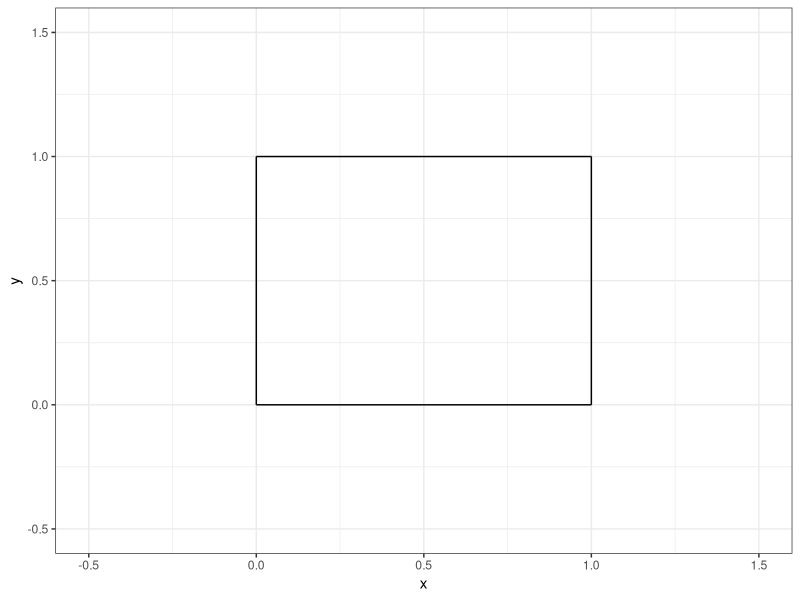
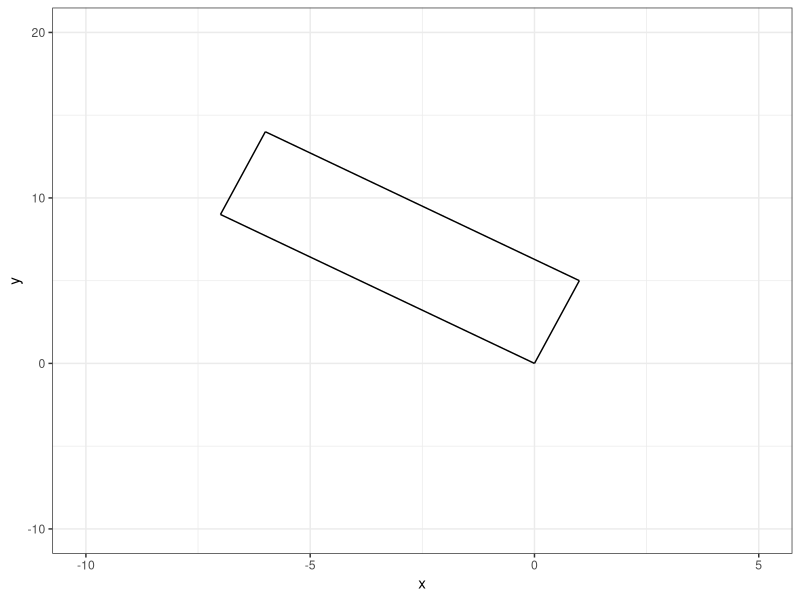
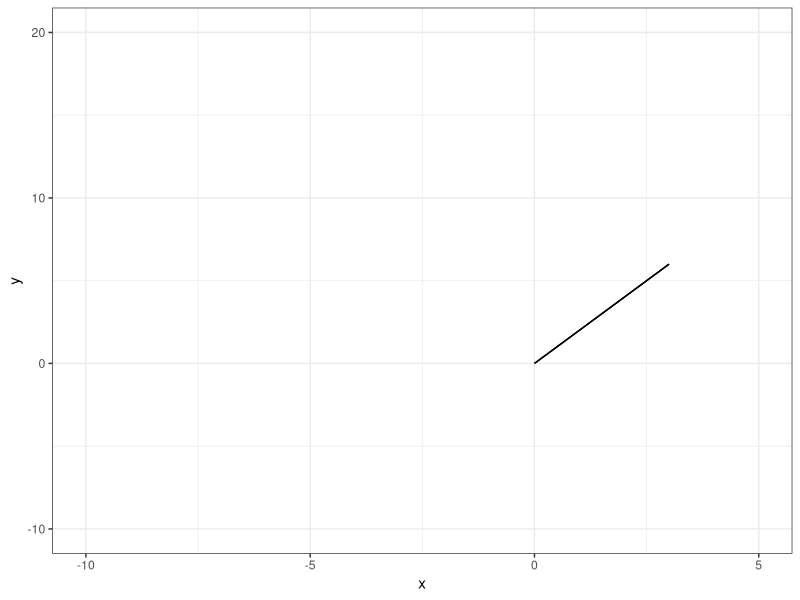
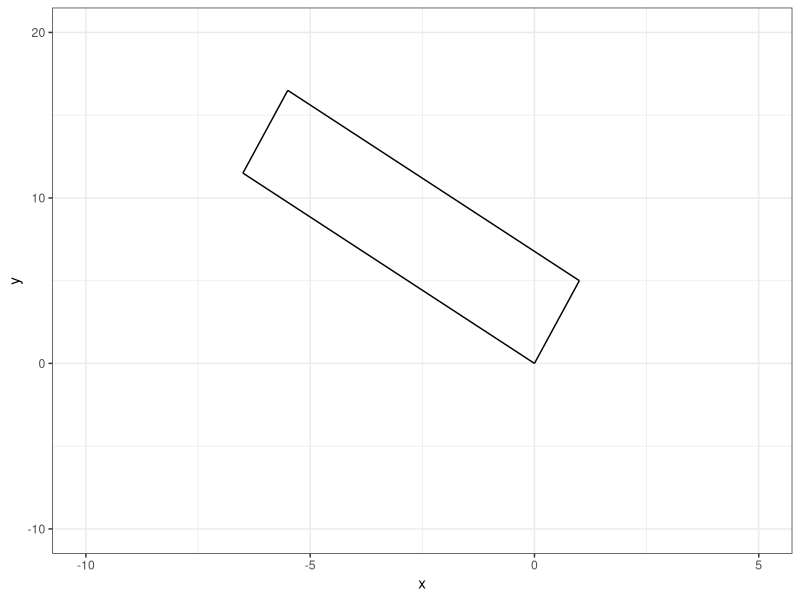
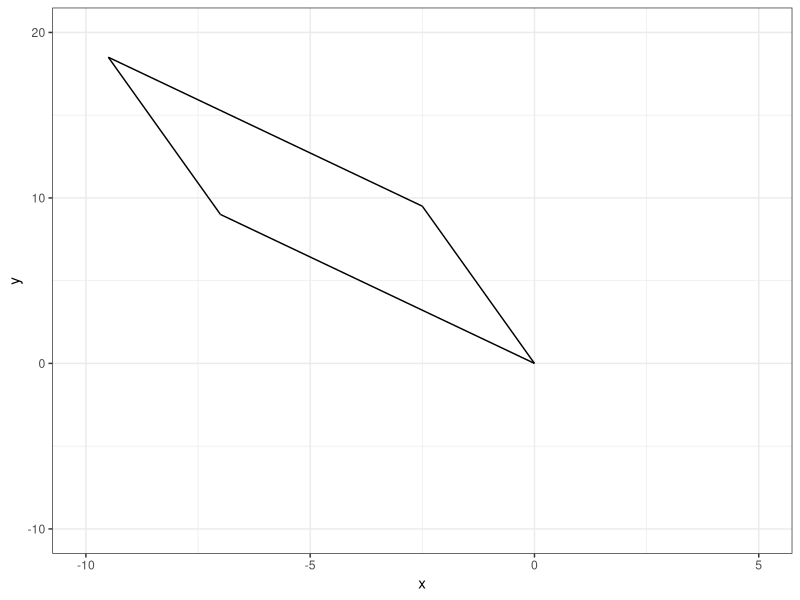
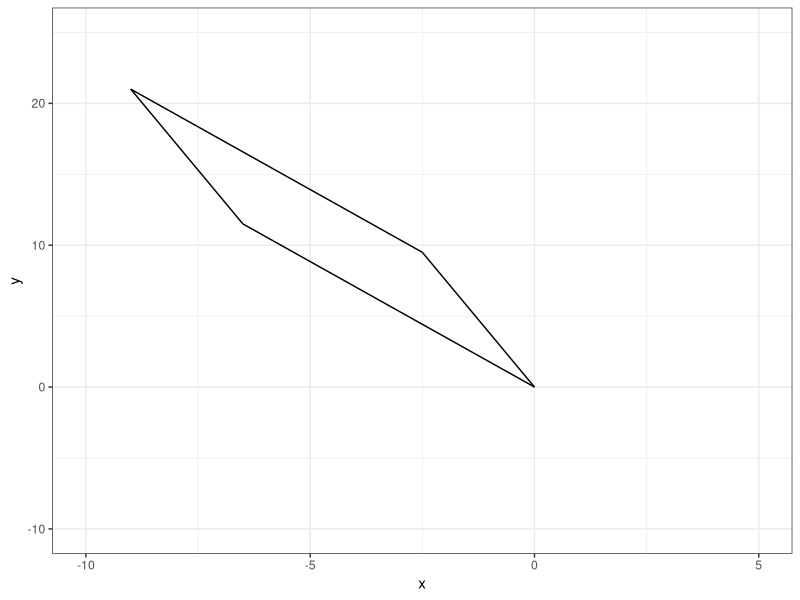
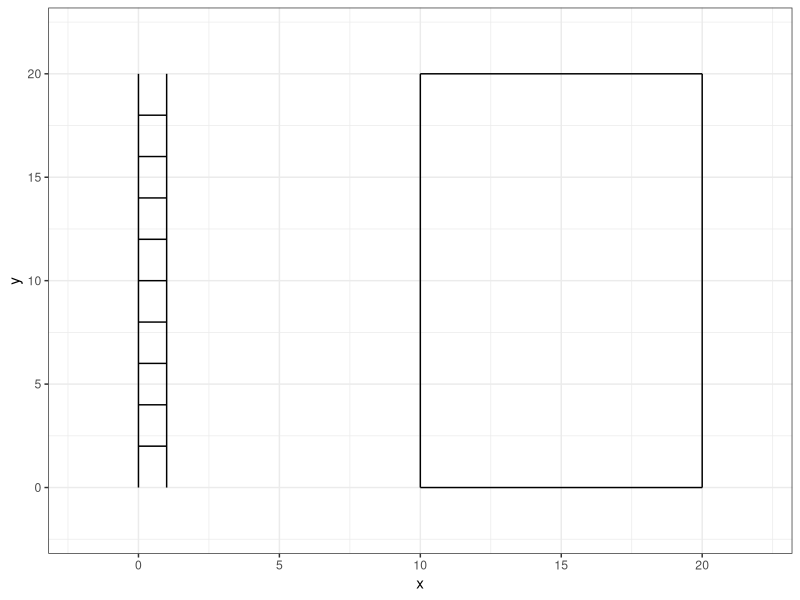
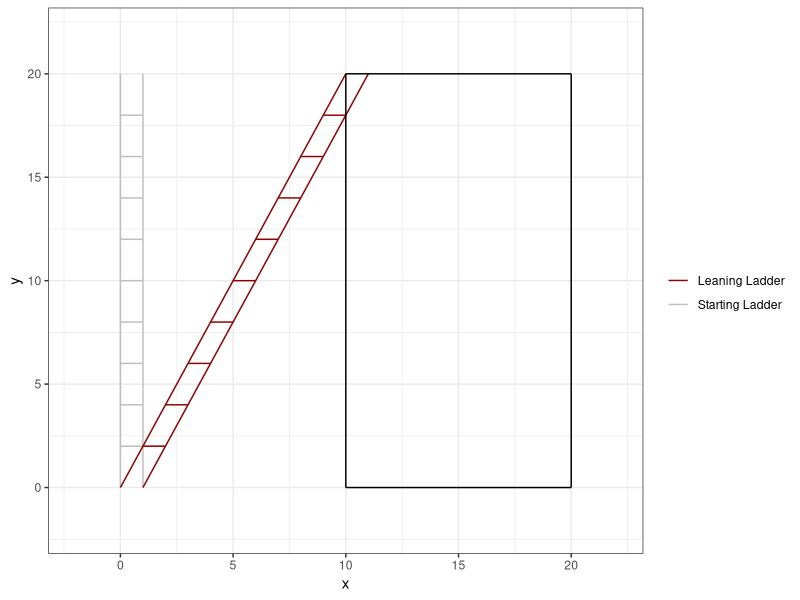

Source code (R) for these figures, in order:
## ---- chunk 1
#| echo: false

default_chunk_hook  <- knitr::knit_hooks$get("chunk")

latex_font_size <- c("Huge", "huge", "LARGE", "Large", 
                     "large", "normalsize", "small", 
                     "footnotesize", "scriptsize", "tiny")

knitr::knit_hooks$set(chunk = function(x, options) {
  x <- default_chunk_hook(x, options)
  if(options$size %in% latex_font_size) {
    paste0("\n \\", options$size, "\n\n", 
      x, 
      "\n\n \\normalsize"
    )
  } else {
    x
  }
})

## ---- chunk 2
#| label: load-packages
#| include: false
library(tidyverse)
## ---- chunk 3
#| label: fig-unitsquare
#| fig-cap: "The unit square."
#| fig-width: 3
#| fig-height: 3
#| scale: "80%"
#| fig-align: "center"
#| size: "scriptsize"
p0 <- c(0, 0)
p1 <- c(1, 0)
p2 <- c(1, 1)
p3 <- c(0, 1)
ggplot() +
  geom_segment(aes(x = p0[1], y = p0[2], xend = p1[1], yend = p1[2])) +
  geom_segment(aes(x = p1[1], y = p1[2], xend = p2[1], yend = p2[2])) +
  geom_segment(aes(x = p2[1], y = p2[2], xend = p3[1], yend = p3[2])) +
  geom_segment(aes(x = p3[1], y = p3[2], xend = p0[1], yend = p0[2])) +
  theme_bw() +
  xlim(-0.5, 1.5) +
  ylim(-0.5, 1.5) +
  labs(x = "x", y = "y")
## ---- chunk 4
data=c(1, -7, 5, 9)
(A = matrix(data, nrow=2, ncol=2, byrow=TRUE))

## ---- chunk 5
M=matrix(c(1, 0, 0, 1), nrow=2, byrow=T)
(T = A %*% M)
## ---- chunk 6
(basis.vector.1 = T[, 1])
(basis.vector.2 = T[, 2])

## ---- chunk 7
(p0 = c(0,0))
(p1 = basis.vector.1)
(p3 = basis.vector.2)
(p2 = basis.vector.1+basis.vector.2)

## ---- chunk 8
ggplot() +
  geom_segment(aes(x = p0[1], y = p0[2], xend = p1[1], yend = p1[2])) +
  geom_segment(aes(x = p1[1], y = p1[2], xend = p2[1], yend = p2[2])) +
  geom_segment(aes(x = p2[1], y = p2[2], xend = p3[1], yend = p3[2])) +
  geom_segment(aes(x = p3[1], y = p3[2], xend = p0[1], yend = p0[2])) +
  theme_bw() +
  xlim(-10, 5) +
  ylim(-10, 20) +
  labs(x = "x", y = "y")


## ---- chunk 9
(det(A))
## ---- chunk 10
data=c(1, 2, 2, 4)
(A = matrix(data, nrow=2, ncol=2, byrow=TRUE))
## ---- chunk 11
(T = A %*% M)

## ---- chunk 12
(basis.vector.1 = T[, 1])
(basis.vector.2 = T[, 2])
## ---- chunk 13
(p0 = c(0,0))
(p1 = basis.vector.1)
(p3 = basis.vector.2)
(p2 = basis.vector.1+basis.vector.2)

## ---- chunk 14
ggplot() +
  geom_segment(aes(x = p0[1], y = p0[2], xend = p1[1], yend = p1[2])) +
  geom_segment(aes(x = p1[1], y = p1[2], xend = p2[1], yend = p2[2])) +
  geom_segment(aes(x = p2[1], y = p2[2], xend = p3[1], yend = p3[2])) +
  geom_segment(aes(x = p3[1], y = p3[2], xend = p0[1], yend = p0[2])) +
  theme_bw() +
  xlim(-10, 5) +
  ylim(-10, 20) +
  labs(x = "x", y = "y")


## ---- chunk 15
(det(A))
## ---- chunk 16
M = matrix(c(1, 0.5, 0, 1), nrow=2, byrow=T)
data=c(1, -7, 5, 9)
A = matrix(data, nrow=2, ncol=2, byrow=TRUE)
T = A %*% M
basis.vector.1 = T[, 1]
basis.vector.2 = T[, 2]
p0 = c(0,0)
p1 = basis.vector.1
p3 = basis.vector.2
p2 = basis.vector.1+basis.vector.2
ggplot() +
  geom_segment(aes(x = p0[1], y = p0[2], xend = p1[1], yend = p1[2])) +
  geom_segment(aes(x = p1[1], y = p1[2], xend = p2[1], yend = p2[2])) +
  geom_segment(aes(x = p2[1], y = p2[2], xend = p3[1], yend = p3[2])) +
  geom_segment(aes(x = p3[1], y = p3[2], xend = p0[1], yend = p0[2])) +
  theme_bw() +
  xlim(-10, 5) +
  ylim(-10, 20) +
  labs(x = "x", y = "y")
det(A)
## ---- chunk 17
M = matrix(c(1, 0, 0.5, 1), nrow=2, byrow=T)
data=c(1, -7, 5, 9)
A = matrix(data, nrow=2, ncol=2, byrow=TRUE)
T = A %*% M
basis.vector.1 = T[, 1]
basis.vector.2 = T[, 2]
p0 = c(0,0)
p1 = basis.vector.1
p3 = basis.vector.2
p2 = basis.vector.1+basis.vector.2
ggplot() +
  geom_segment(aes(x = p0[1], y = p0[2], xend = p1[1], yend = p1[2])) +
  geom_segment(aes(x = p1[1], y = p1[2], xend = p2[1], yend = p2[2])) +
  geom_segment(aes(x = p2[1], y = p2[2], xend = p3[1], yend = p3[2])) +
  geom_segment(aes(x = p3[1], y = p3[2], xend = p0[1], yend = p0[2])) +
  theme_bw() +
  xlim(-10, 5) +
  ylim(-10, 20) +
  labs(x = "x", y = "y")
det(A)
## ---- chunk 18
M = matrix(c(1, 0.5, 0.5, 1), nrow=2, byrow=T)
data=c(1, -7, 5, 9)
A = matrix(data, nrow=2, ncol=2, byrow=TRUE)
T = A %*% M
basis.vector.1 = T[, 1]
basis.vector.2 = T[, 2]
p0 = c(0,0)
p1 = basis.vector.1
p3 = basis.vector.2
p2 = basis.vector.1+basis.vector.2
ggplot() +
  geom_segment(aes(x = p0[1], y = p0[2], xend = p1[1], yend = p1[2])) +
  geom_segment(aes(x = p1[1], y = p1[2], xend = p2[1], yend = p2[2])) +
  geom_segment(aes(x = p2[1], y = p2[2], xend = p3[1], yend = p3[2])) +
  geom_segment(aes(x = p3[1], y = p3[2], xend = p0[1], yend = p0[2])) +
  theme_bw() +
  xlim(-10, 5) +
  ylim(-10, 25) +
  labs(x = "x", y = "y")
det(A)
## ---- chunk 19
x1 = c(0, 0, 1, 1)
x2 = rep(x=c(0, 1), times = 9)
(xfinal = c(x1, x2))
y1= c(0, 20, 0, 20)
(y2 = seq(from=2, to = 18, by = 2))
(y3 = rep(x=y2, each = 2))
(yfinal = c(y1, y3))
(group = rep(x=1:11, each = 2))
ladder = data.frame(x=xfinal, y=yfinal, group=group)
## ---- chunk 20
#| label: fig-ladder
#| fig-cap: "A ladder."
#| fig-width: 3
#| fig-height: 3
#| scale: "80%"
#| fig-align: "center"
#| size: "scriptsize"
ggplot() +
  geom_path(data = ladder, 
              aes(x = x, y = y, group = group)) +
                  geom_segment(aes(x = 10, xend = 10,
                   y=0, yend = 20))+
  geom_segment(aes(x = 10, xend = 20,
                   y=20, yend = 20))+
  geom_segment(aes(x = 20, xend = 20,
                   y=0, yend = 20))+
  geom_segment(aes(x = 10, xend = 20,
                   y=0, yend = 0)) +
  theme_bw() +
  xlim(-2,22) +
  ylim(-2,22)
## ---- chunk 21
(A = as.matrix(ladder[, 1:2], nrow= 22))
(M = matrix(c(1, 0, .5, 1), nrow=2, byrow=T))
(T = A %*% M)
## ---- chunk 22
leaning.ladder = data.frame(x=T[,1], y=T[,2], group = group)

## ---- chunk 23

#| label: fig-ladder2
#| fig-cap: "A ladder and a leaning ladder."
#| fig-width: 3
#| fig-height: 3
#| scale: "80%"
#| fig-align: "center"
#| size: "scriptsize"
ggplot() +
  geom_path(data = ladder, 
              aes(x = x, y = y, group = group, color = "Starting Ladder")) +
  geom_path(data = leaning.ladder, 
              aes(x = x, y = y, group = group, color = "Leaning Ladder")) +
  geom_segment(aes(x = 10, xend = 10,
                   y=0, yend = 20))+
  geom_segment(aes(x = 10, xend = 20,
                   y=20, yend = 20))+
  geom_segment(aes(x = 20, xend = 20,
                   y=0, yend = 20))+
  geom_segment(aes(x = 10, xend = 20,
                   y=0, yend = 0)) +
  theme_bw() +
  xlim(-2,22) +
  ylim(-2,22) +
  scale_color_manual("", values=c("darkred", "grey"))
